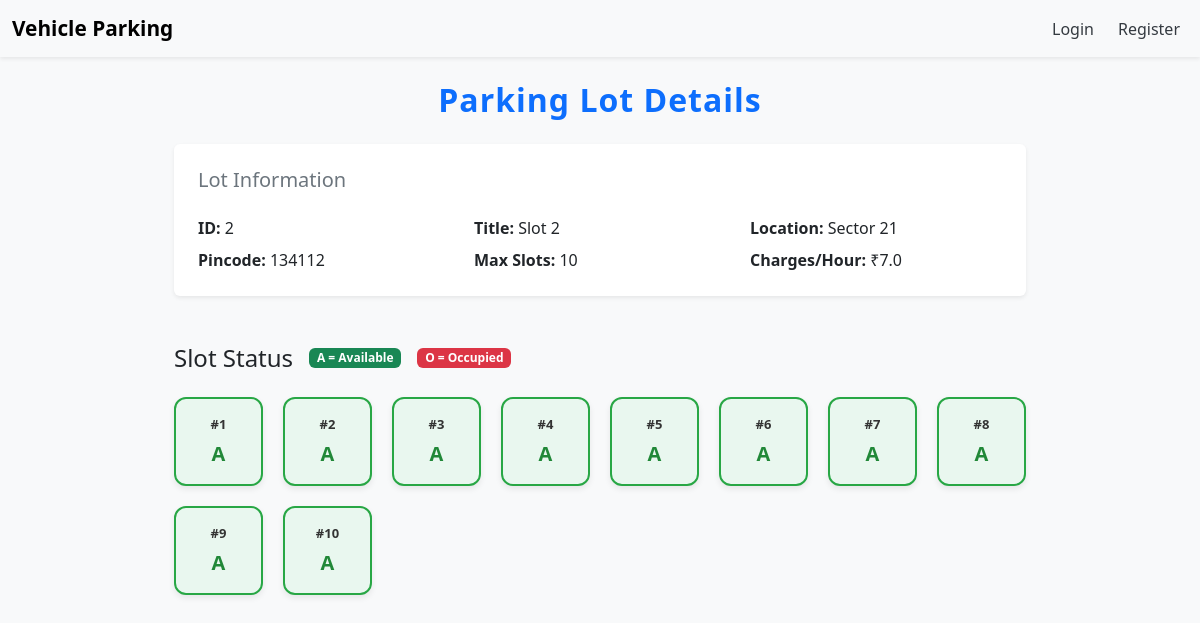
Screenshot of /slot/2/ with the database file from the repository.
### models.py (models this page shows)
class LotInfo(db.Model):
    __tablename__ = 'lots_info'
    lot_id = db.Column(db.Integer, primary_key=True)
    lot_title = db.Column(db.String(120), nullable=False)
    lot_location = db.Column(db.String(200))
    lot_zip = db.Column(db.String(10))
    rate_per_hr = db.Column(db.Float, nullable=False)
    total_slots = db.Column(db.Integer, nullable=False)
    slot_list = db.relationship('LotSlot', backref='parent_lot', cascade="all, delete", lazy=True)

class LotSlot(db.Model):
    __tablename__ = 'lot_slots'
    slot_id = db.Column(db.Integer, primary_key=True)
    parent_id = db.Column(db.Integer, db.ForeignKey('lots_info.lot_id'), nullable=False)
    slot_status = db.Column(db.String(1), default='A')  # String type now
    current_reservation = db.relationship('SlotReservation', backref='reserved_slot', lazy=True, uselist=False)

### routes.py (the view)
    @app.route('/slot/<int:slot_id>/')
    def view_slot(slot_id):
        slot = LotInfo.query.get(slot_id)
        if not slot:
            flash("Slot not found.")
            return redirect(url_for('admin_login'))
        return render_template('show_slot.html', slot=slot)

### templates/show_slot.html (shortened to what this page needs)
{% extends "layout.html" %}
{% block content %}
<div class="container mt-4 mb-5">
    <h2 class="text-center mb-4 text-primary fw-semibold" style="letter-spacing: 1px;">Parking Lot Details</h2>
    <div class="p-4 bg-white rounded shadow-sm mb-5">
        <h5 class="text-secondary mb-4">Lot Information</h5>
        <div class="row mb-2">
            <div class="col-md-4"><strong>ID:</strong> {{ slot.lot_id }}</div>
            <div class="col-md-4"><strong>Title:</strong> {{ slot.lot_title }}</div>
            <div class="col-md-4"><strong>Location:</strong> {{ slot.lot_location }}</div>
        </div>
        <div class="row">
            <div class="col-md-4"><strong>Pincode:</strong> {{ slot.lot_zip }}</div>
            <div class="col-md-4"><strong>Max Slots:</strong> {{ slot.total_slots }}</div>
            <div class="col-md-4"><strong>Charges/Hour:</strong> ₹{{ slot.rate_per_hr }}</div>
        </div>
    </div>
    <div class="mb-4 d-flex align-items-center gap-3">
        <h4 class="text-dark mb-0">Slot Status</h4>
        <span class="badge bg-success">A = Available</span>
        <span class="badge bg-danger">O = Occupied</span>
    </div>
    <div class="slot-grid">
        {% for slot_obj in slot.slot_list %}
            <div class="slot-box {% if slot_obj.slot_status == 'O' %}occupied{% else %}available{% endif %}">
                <div class="slot-number">#{{ loop.index }}</div>
                <div class="slot-status">{{ slot_obj.slot_status }}</div>
            </div>
        {% endfor %}
    </div>
</div>
{% endblock %}

### templates/navbar.html (style rules this page uses)
body { background-color: #f8f9fa; }

### templates/show_slot.html (style rules this page uses)
.container { max-width: 900px; }
.slot-grid { display: grid; grid-template-columns: repeat(auto-fill, minmax(85px, 1fr)); gap: 20px; margin-top: 25px; }
.slot-box { aspect-ratio: 1/1; border-radius: 12px; display: flex; flex-direction: column; justify-content: center; align-items: center; font-weight: 600; font-family: 'Segoe UI', sans-serif; box-shadow: 0 3px 6px rgba(0,0,0,0.08); transition: all 0.2s ease-in-out; }
.slot-box.available { background-color: #e9f7ef; border: 2px solid #28a745; color: #218838; }
.slot-number { font-size: 13px; margin-bottom: 4px; color: #333; }
.slot-status { font-size: 20px; }

### rows the page displays
LotInfo: lot_id "2", lot_title "Slot 2", lot_location "Sector 21", lot_zip "134112", total_slots "10", rate_per_hr "7.0"
LotSlot: slot_status "A"
LotSlot: slot_status "A"
LotSlot: slot_status "A"
LotSlot: slot_status "A"
LotSlot: slot_status "A"
LotSlot: slot_status "A"
LotSlot: slot_status "A"
LotSlot: slot_status "A"
LotSlot: slot_status "A"
LotSlot: slot_status "A"
